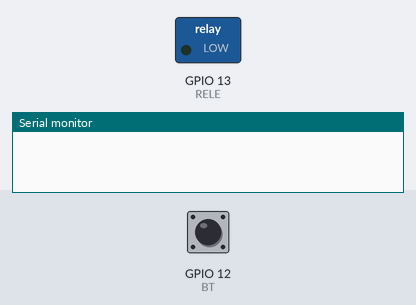
This sketch was run on a simulated ESP32. Shown: switched loads named in the sketch (green lamp = pin HIGH), the last lines printed to the serial monitor. Dashed ring = blinking. Inputs (shaded band) come from the test bench; at power-on: GPIO 12 (BT) HIGH.

Above: at 1.2 s.
1.3 s: GPIO 12 (BT) pulled LOW for 1 s
At 3.2 s:
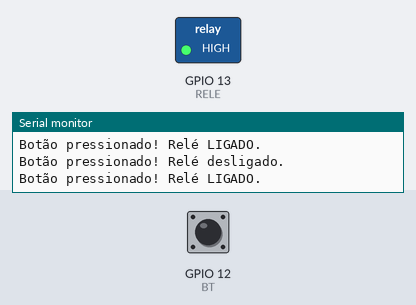
3.8 s: GPIO 12 (BT) pulled LOW for 3.2 s
At 4.1 s:
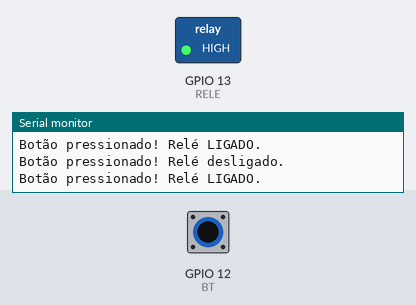
8.5 s: GPIO 12 (BT) pulled LOW for 0.25 s
At 9.4 s:
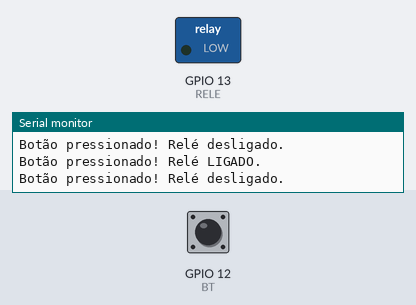
Timing chart, 0 to 11.5 s (numbered marks = the images above; inputs shaded):
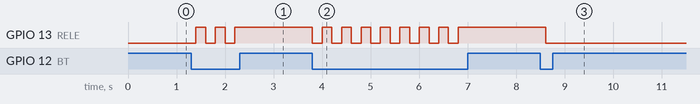

The sketch:

rele_esp32V1.ino
```cpp
#define RELE 13
#define BT 12
bool test = false;
void setup() {
  Serial.begin(115200);
  pinMode(RELE, OUTPUT);
  pinMode(BT, INPUT_PULLUP);

}

void loop() {

  int status = digitalRead(BT);

  if (status == LOW){
    if (!test){
      digitalWrite(RELE, HIGH);
      Serial.println("Botão pressionado! Relé LIGADO.");
      test = !test;
    }
    else{
      digitalWrite(RELE, LOW);
      Serial.println("Botão pressionado! Relé desligado.");
      test = !test;


    }
  }
  delay(200);

}
```

Measured:
- after the input at 1.3 s, GPIO 13 (RELE): alternates HIGH for 0.20 s and LOW for 0.20 s, 5 changes in all, then stays HIGH, starting after 0.10 s
- after the input at 3.8 s, GPIO 13 (RELE): alternates HIGH for 0.20 s and LOW for 0.20 s, 16 changes in all, then stays HIGH, starting at once
- after the input at 8.5 s, GPIO 13 (RELE): HIGH → LOW after 0.11 s
